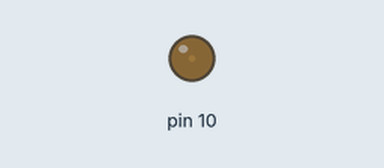
A sketch run on a simulated Arduino Uno, built with avr-gcc and run on an emulated ATmega328P. Shown: output pins drawn as LEDs (lit = HIGH).

Above: at 0.05 s.
At 0.65 s:
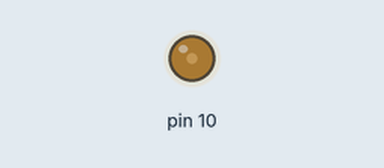
At 1.25 s:
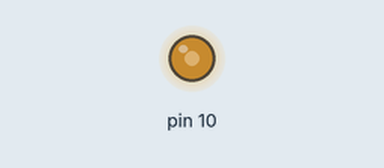
At 2.5 s:
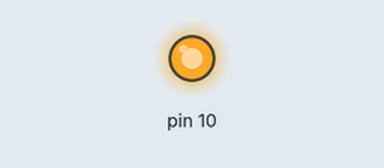
Timing chart, 0 to 5.8 s (numbered marks = the images above):
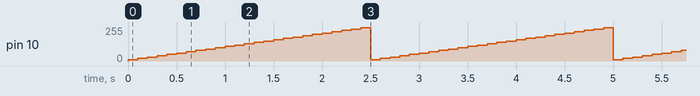

The sketch:

analog_Write.ino
```cpp
void setup() {
  pinMode(10, OUTPUT); //10번 핀을 출력모드로 설정한다.ㅣ

}

void loop() {  // for 함수.. i=10이며; 255보다 작고;
  for (int i=10; i<255; i=i+10){ // i는 매번 +10을 한다.
    analogWrite(10,i);  // LED (6번 핀)에 i만틈의 아날로그 신호 출력
    delay(100);
  }

}
```

Measured:
- by itself, pin 10: ramps from 10/255 to 250/255 and jumps back, once every 2.5 s
